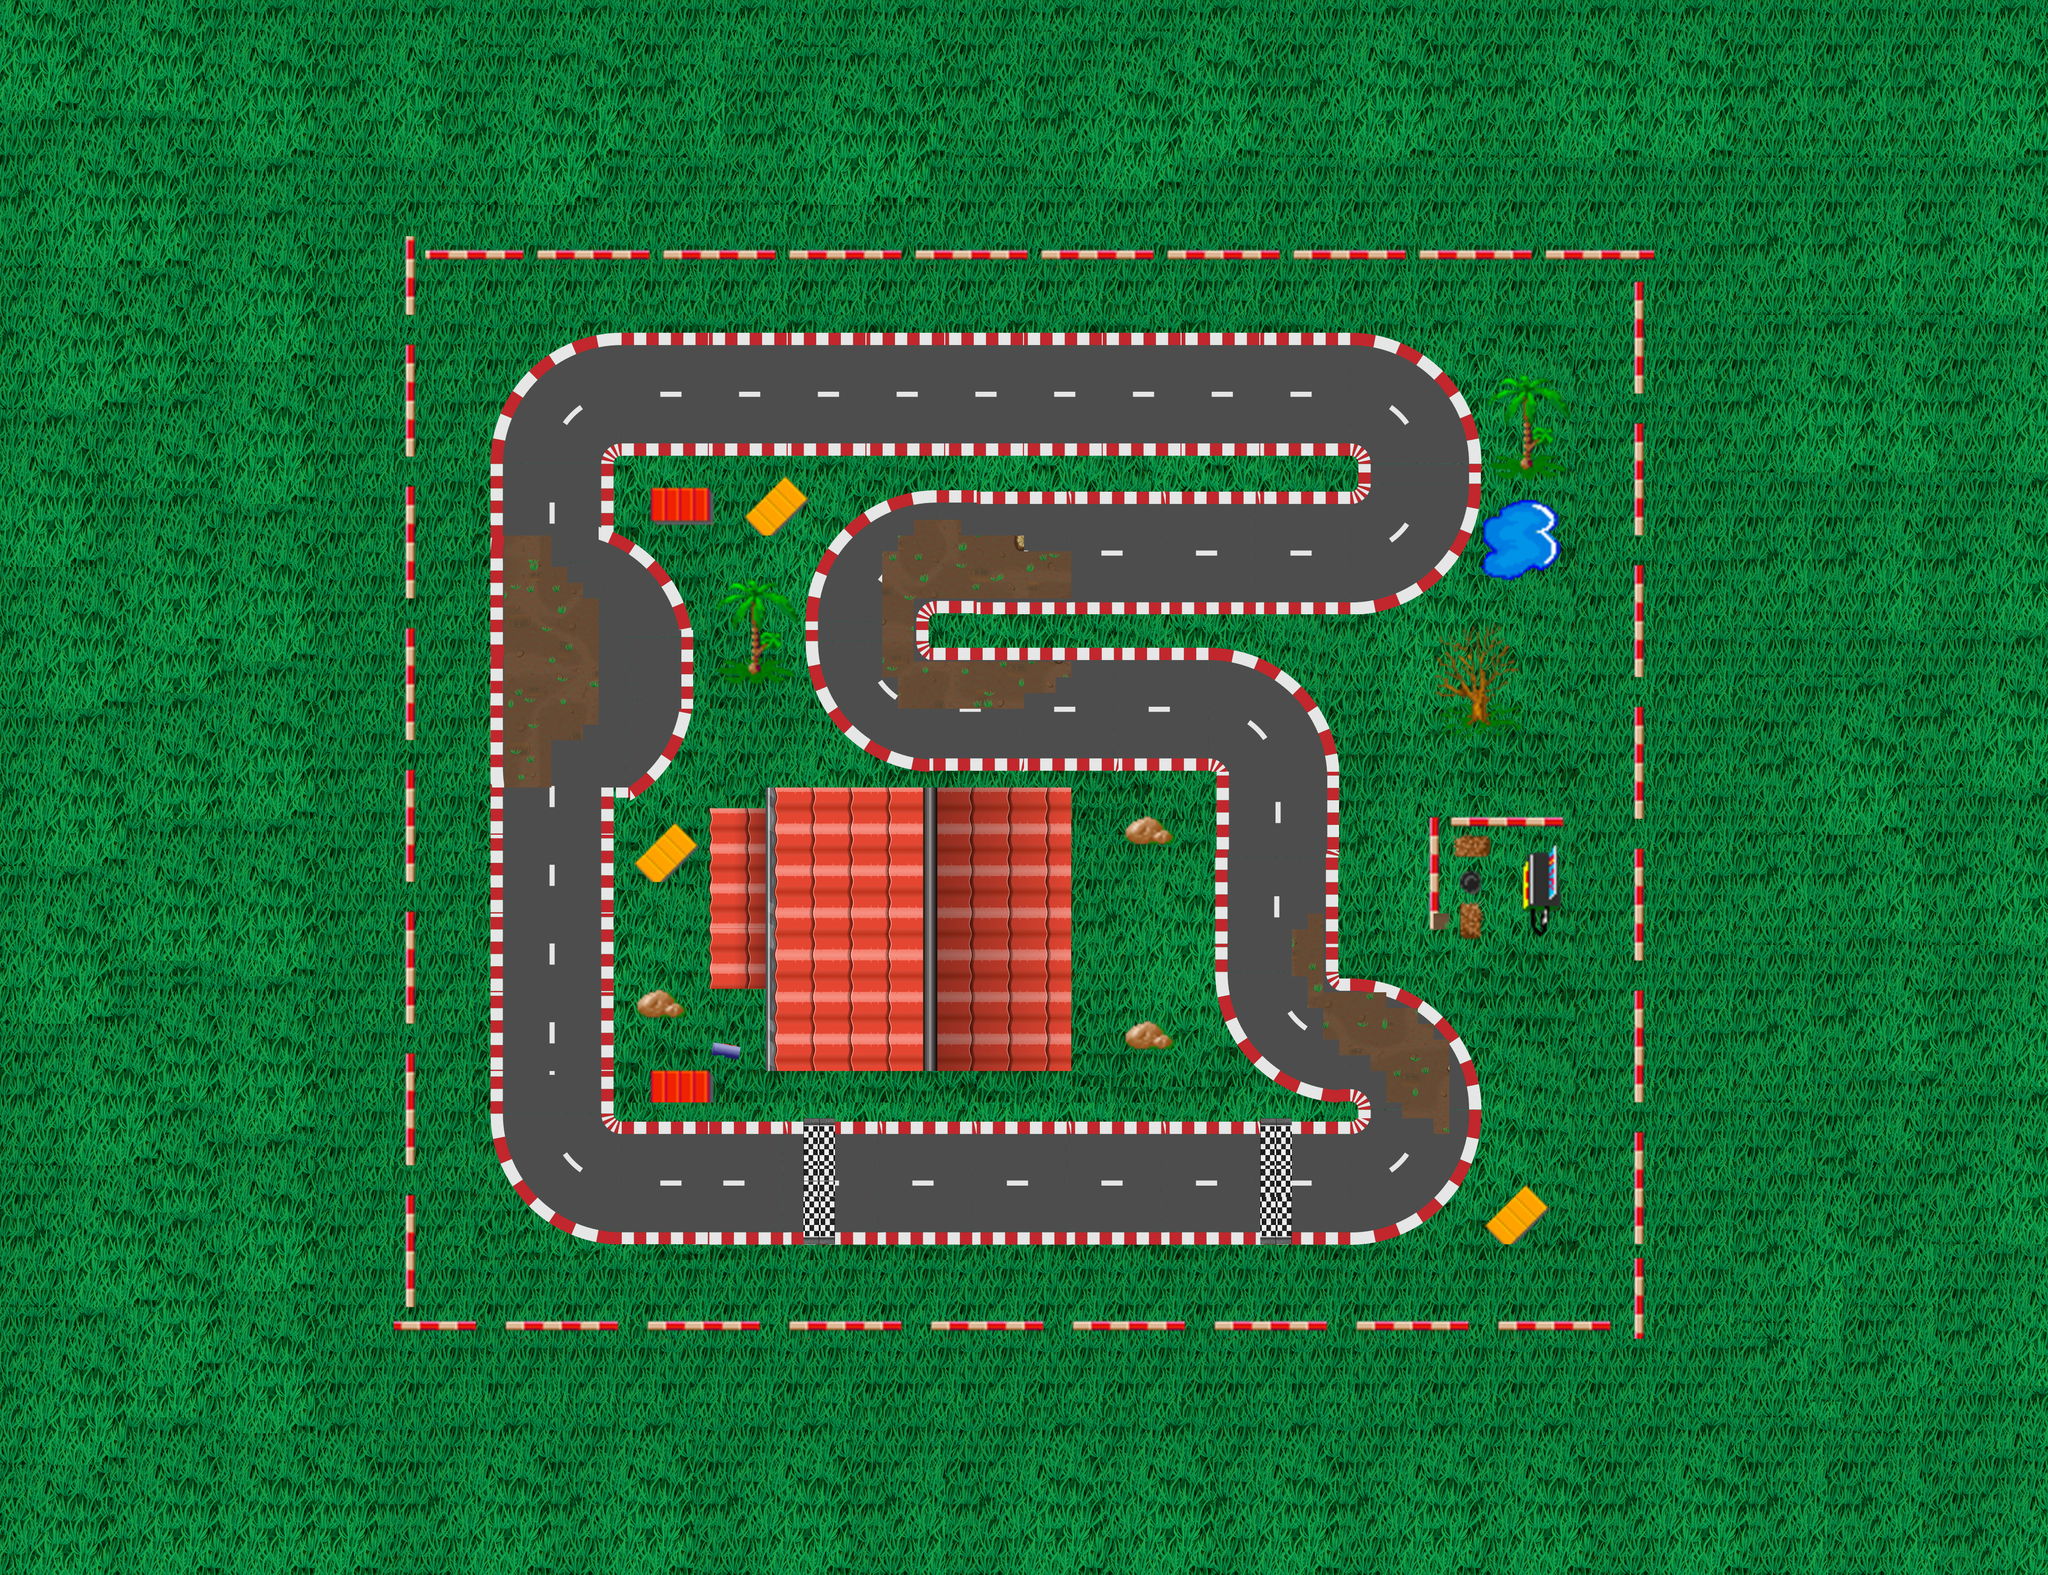

This is a level from a 2D game, rendered from its Tiled map with the project's own tilesets. A one-line summary and the map file follow, with tile-layer data summarised:
An orthogonal 130x100 tile map with 32x32 px tiles, 6 tile layers (Grass, Decoration, Track, Start, ...), 7 tilesets.

<map version="1.2" tiledversion="1.3.1" orientation="orthogonal" renderorder="right-down" compressionlevel="0" width="130" height="100" tilewidth="32" tileheight="32" infinite="0" nextlayerid="7" nextobjectid="1">
 <tileset firstgid="1" name="Grass_Tile" tilewidth="32" tileheight="32" tilecount="256" columns="16">
  <image source="Grass_Tile.png" width="512" height="512" />
 </tileset>
 <tileset firstgid="257" name="track" tilewidth="32" tileheight="32" tilecount="2970" columns="54">
  <image source="track.png" width="1758" height="1760" />
 </tileset>
 <tileset firstgid="3227" name="track2" tilewidth="32" tileheight="32" tilecount="1681" columns="41">
  <image source="track2.png" width="1324" height="1326" />
 </tileset>
 <tileset firstgid="4908" name="Decor_Building_02" tilewidth="32" tileheight="32" tilecount="713" columns="23">
  <image source="Decor_Building_02.png" width="766" height="1000" />
 </tileset>
 <tileset firstgid="5621" name="Soil_Tile" tilewidth="32" tileheight="32" tilecount="256" columns="16">
  <image source="Soil_Tile.png" width="512" height="512" />
 </tileset>
 <tileset firstgid="5877" name="decoration" tilewidth="32" tileheight="32" tilecount="615" columns="41">
  <image source="decoration.png" width="1324" height="500" />
 </tileset>
 <tileset firstgid="6492" name="raceline" tilewidth="32" tileheight="32" tilecount="3" columns="1">
  <image source="raceline.png" width="57" height="127" />
 </tileset>
 <layer id="2" name="Grass" width="130" height="100">
  <properties>
   <property name="Draw" type="bool" value="true" />
  </properties>
  <data>[13000 cells, 5600 non-empty, 256 distinct tile ids]</data>
 </layer>
 <layer id="3" name="Decoration" width="130" height="100">
  <properties>
   <property name="Draw" type="bool" value="true" />
  </properties>
  <data>[13000 cells, 8799 non-empty, 822 distinct tile ids]</data>
 </layer>
 <layer id="1" name="Track" width="130" height="100">
  <properties>
   <property name="Draw" type="bool" value="true" />
  </properties>
  <data>[13000 cells, 2352 non-empty, 523 distinct tile ids]</data>
 </layer>
 <layer id="5" name="Start" width="130" height="100">
  <properties>
   <property name="Draw" type="bool" value="true" />
  </properties>
  <data>[13000 cells, 16 non-empty, 3 distinct tile ids]</data>
 </layer>
 <layer id="6" name="Finish" width="130" height="100">
  <properties>
   <property name="Draw" type="bool" value="true" />
  </properties>
  <data>[13000 cells, 16 non-empty, 3 distinct tile ids]</data>
 </layer>
 <layer id="4" name="Sand" width="130" height="100">
  <properties>
   <property name="Draw" type="bool" value="true" />
  </properties>
  <data>[13000 cells, 339 non-empty, 258 distinct tile ids]</data>
 </layer>
</map>
